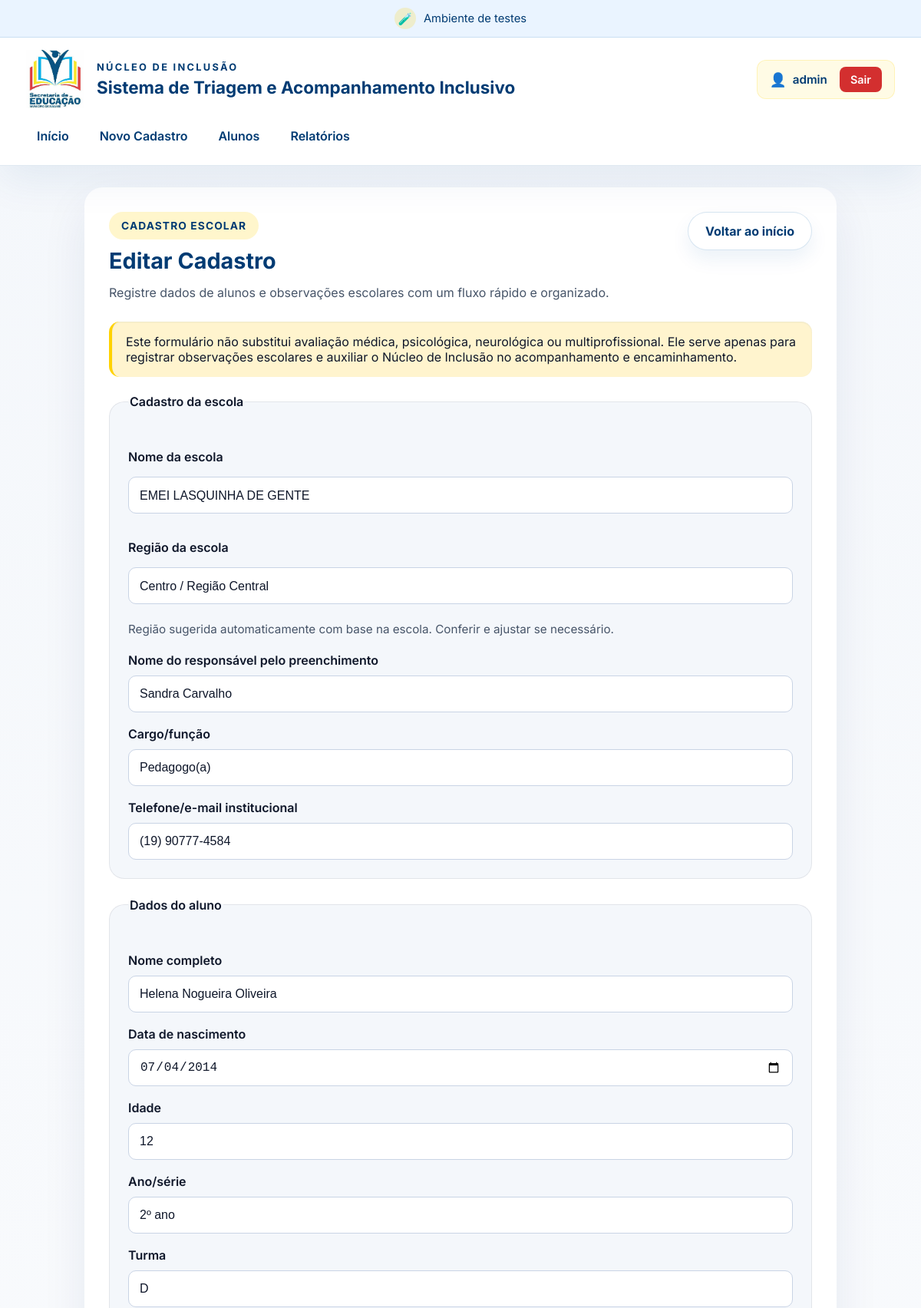
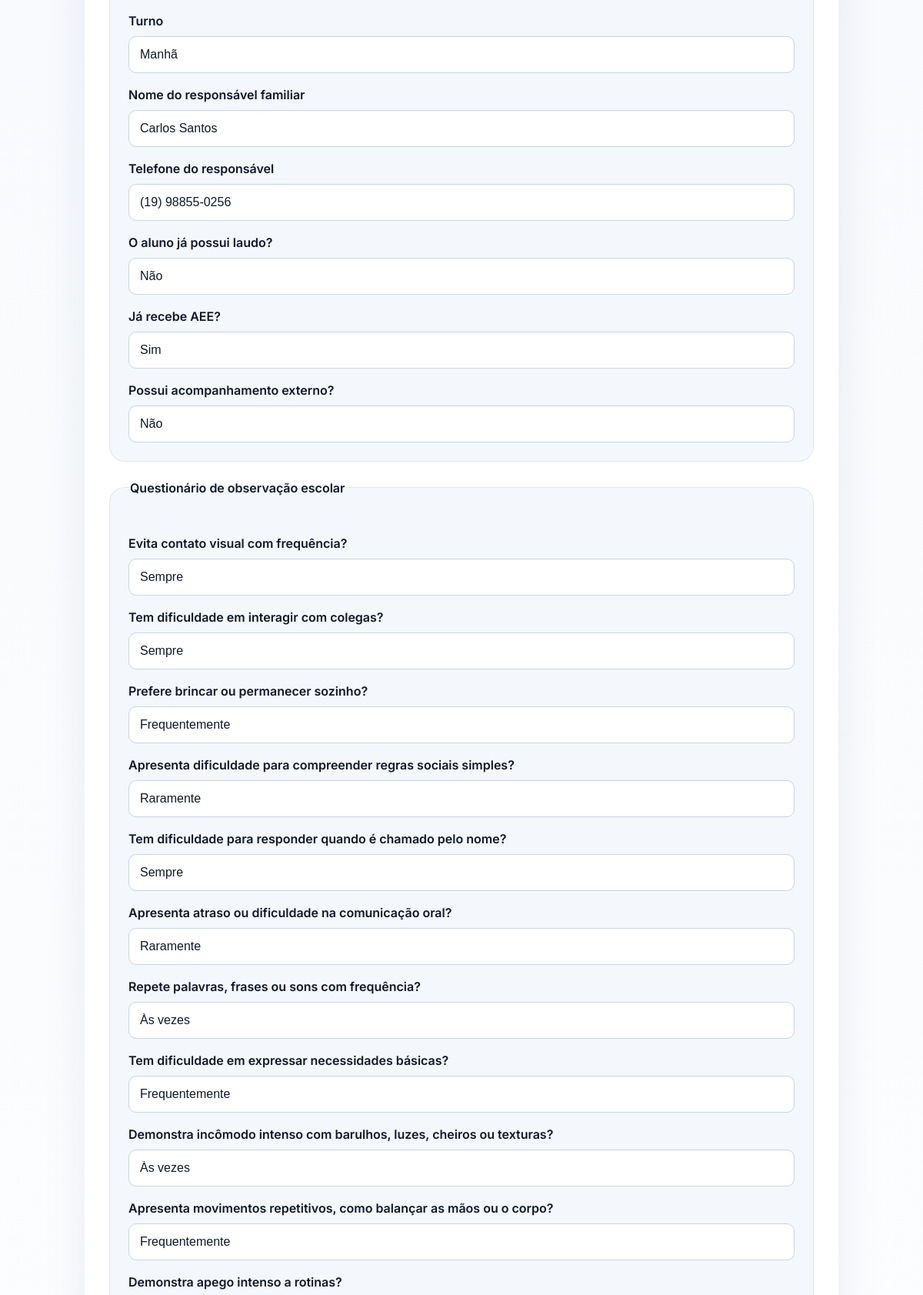
/editar/2 (signed in, upper part), run on the app's committed database (2 pictures, top to bottom).
### tables this page shows
CREATE TABLE alunos (
            id INTEGER PRIMARY KEY AUTOINCREMENT,
            escola_nome TEXT,
            unidade_regiao TEXT,
            responsavel_preenc TEXT,
            cargo_funcao TEXT,
            telefone_email TEXT,
            aluno_nome TEXT,
            data_nascimento TEXT,
            idade TEXT,
            ano_serie TEXT,
            turma TEXT,
            turno TEXT,
            responsavel_familiar TEXT,
            telefone_responsavel TEXT,
            laudo TEXT,
            aee TEXT,
            acompanhamento_externo TEXT,
            contato_visual TEXT,
            dificuldade_interacao TEXT,
            prefere_sozinho TEXT,
            dificuldade_regras TEXT,
            resposta_chamado TEXT,
            comunicacao_oral TEXT,
            repeticao_palavras TEXT,
            expressar_necessidades TEXT,
            incômodo_sensoriais TEXT,
            movimentos_repetitivos TEXT,
            apego_rotinas TEXT,
            irritacao_mudancas TEXT,
            interesses_restritos TEXT,
            crises_sem_causa TEXT,
            dificuldade_concentracao TEXT,
            apoio_constante TEXT,
            seletividade_alimentar TEXT,
            dificuldade_grupo TEXT,
            sensibilidade_toque TEXT,
            familia_alertada TEXT
        , data_cadastro TEXT, status_caso TEXT, nivel_atencao TEXT, sinais_observados TEXT, observacoes_pedagogicas TEXT);

### app.py (the view, shortened to what this page needs)
@app.route("/editar/<int:aluno_id>", methods=["GET", "POST"])
@login_required
def editar(aluno_id):
    conn = get_db_connection()
    aluno = conn.execute("SELECT * FROM alunos WHERE id = ?", (aluno_id,)).fetchone()
    if aluno is None:
        conn.close()
        return redirect(url_for("alunos"))
    conn.close()
    return render_template(
        "cadastro.html",
        titulo="Editar Cadastro",
        aluno=dict(aluno),
        observacoes=OBSERVACOES,
        opcoes=OPCOES_OBSERVACAO,
        aviso=AVISO_IMPORTANTE,
        escolas_municipais=ESCOLAS_MUNICIPAIS,
        regioes=REGIOES_ESCOLAS,
        escola_regiao=ESCOLA_REGIAO,
    )

### app.py (called while the page is built)
def get_db_connection():
    conn = sqlite3.connect(DATABASE)
    conn.row_factory = sqlite3.Row
    return conn

def login_required(f):
    @wraps(f)
    def decorated_function(*args, **kwargs):
        if 'usuario' not in session:
            return redirect(url_for('login'))
        return f(*args, **kwargs)
    return decorated_function

### templates/cadastro.html (shortened to what this page needs)
<!DOCTYPE html>
<html lang="pt-BR">
<head>
    <link rel="stylesheet" href="{{ url_for('static', filename='style.css') }}" />
</head>
<body>
    {% include 'header.html' %}
    <main class="container">
        <section class="form-card">
            <div class="form-header">
                <div>
                    <span class="eyebrow">Cadastro escolar</span>
                    <h2>{{ titulo }}</h2>
                    <p class="section-note">Registre dados de alunos e observações escolares com um fluxo rápido e organizado.</p>
                </div>
                <a class="button secondary" href="{{ url_for('index') }}">Voltar ao início</a>
            </div>
            <p class="warning">{{ aviso }}</p>
            <form method="post">
                <fieldset>
                    <legend>Cadastro da escola</legend>
                    <label for="escola_nome">Nome da escola</label>
                    <select id="escola_nome" name="escola_nome" class="school-select" required>
                        <optgroup label="Escolas Municipais">
                            {% for escola in escolas_municipais %}
                                <option value="{{ escola }}" {% if aluno.get('escola_nome') == escola %}selected{% endif %}>{{ escola }}</option>
                            {% endfor %}
                        </optgroup>
                    </select>
                    <label for="unidade_regiao">Região da escola</label>
                    <select id="unidade_regiao" name="unidade_regiao" class="school-select">
                        {% for regiao in regioes %}
                            <option value="{{ regiao }}" {% if aluno.get('unidade_regiao') == regiao %}selected{% endif %}>{{ regiao }}</option>
                        {% endfor %}
                    </select>
                    <p class="field-note">Região sugerida automaticamente com base na escola. Conferir e ajustar se necessário.</p>
                    <label for="responsavel_preenc">Nome do responsável pelo preenchimento</label>
                    <input id="responsavel_preenc" type="text" name="responsavel_preenc" value="{{ aluno.get('responsavel_preenc', '') }}" />
                    <label for="cargo_funcao">Cargo/função</label>
                    <input id="cargo_funcao" type="text" name="cargo_funcao" value="{{ aluno.get('cargo_funcao', '') }}" />
                    <label for="telefone_email">Telefone/e-mail institucional</label>
                    <input id="telefone_email" type="text" name="telefone_email" value="{{ aluno.get('telefone_email', '') }}" />
                </fieldset>
                <fieldset>
                    <legend>Dados do aluno</legend>
                    <label for="aluno_nome">Nome completo</label>
                    <input id="aluno_nome" type="text" name="aluno_nome" value="{{ aluno.get('aluno_nome', '') }}" required />
                    <label for="data_nascimento">Data de nascimento</label>
                    <input id="data_nascimento" type="date" name="data_nascimento" value="{{ aluno.get('data_nascimento', '') }}" />
                    <label for="idade">Idade</label>
                    <input id="idade" type="text" name="idade" value="{{ aluno.get('idade', '') }}" />
                    <label for="ano_serie">Ano/série</label>
                    <input id="ano_serie" type="text" name="ano_serie" value="{{ aluno.get('ano_serie', '') }}" />
                    <label for="turma">Turma</label>
                    <input id="turma" type="text" name="turma" value="{{ aluno.get('turma', '') }}" />
                    <label for="turno">Turno</label>
                    <input id="turno" type="text" name="turno" value="{{ aluno.get('turno', '') }}" />
                    <label for="responsavel_familiar">Nome do responsável familiar</label>
                    <input id="responsavel_familiar" type="text" name="responsavel_familiar" value="{{ aluno.get('responsavel_familiar', '') }}" />
                    <label for="telefone_responsavel">Telefone do responsável</label>
                    <input id="telefone_responsavel" type="text" name="telefone_responsavel" value="{{ aluno.get('telefone_responsavel', '') }}" />
                    <label for="laudo">O aluno já possui laudo?</label>
                    <select id="laudo" name="laudo">
                        {% for opcao in ['Sim', 'Não', 'Em avaliação'] %}
                            <option value="{{ opcao }}" {% if aluno.get('laudo') == opcao %}selected{% endif %}>{{ opcao }}</option>
                        {% endfor %}
                    </select>
                    <label for="aee">Já recebe AEE?</label>
                    <select id="aee" name="aee">
                        {% for opcao in ['Sim', 'Não'] %}
                            <option value="{{ opcao }}" {% if aluno.get('aee') == opcao %}selected{% endif %}>{{ opcao }}</option>
                        {% endfor %}
                    </select>
                    <label for="acompanhamento_externo">Possui acompanhamento externo?</label>
                    <select id="acompanhamento_externo" name="acompanhamento_externo">
                        {% for opcao in ['Sim', 'Não', 'Não informado'] %}
                            <option value="{{ opcao }}" {% if aluno.get('acompanhamento_externo') == opcao %}selected{% endif %}>{{ opcao }}</option>
                        {% endfor %}
                    </select>
                </fieldset>
                <fieldset>
                    <legend>Questionário de observação escolar</legend>
                    {% for campo, pergunta in observacoes %}
                        <label for="{{ campo }}">{{ pergunta }}</label>
                        <select id="{{ campo }}" name="{{ campo }}">
                            {% for opcao in opcoes %}
                                <option value="{{ opcao }}" {% if aluno.get(campo) == opcao %}selected{% endif %}>{{ opcao }}</option>
                            {% endfor %}
                        </select>
                    {% endfor %}
                </fieldset>
            </form>
        </section>
    </main>
</body>
</html>

### static/style.css (style rules this page uses)
* { box-sizing: border-box; }
html, body { margin: 0; min-height: 100%; }
body { font-family: 'Inter', 'Segoe UI', Tahoma, Geneva, Verdana, sans-serif; background: linear-gradient(180deg, #F4F7FB 0%, #FFFFFF 100%); color: #0F172A; }
a { color: inherit; }
.container { max-width: 1180px; margin: 0 auto; padding: 24px; }
.hero-section, .form-card, .list-card, .detail-card, .info-card, .section-card, .stat-card { background: #FFFFFF; border-radius: 24px; box-shadow: 0 24px 60px rgba(2, 44, 100, 0.08); padding: 32px; }
.eyebrow { display: inline-flex; align-items: center; gap: 10px; padding: 10px 16px; border-radius: 999px; background: rgba(255, 210, 0, 0.2); color: #003B73; font-size: 0.86rem; font-weight: 700; letter-spacing: 0.08em; text-transform: uppercase; }
.info-card h2, .form-card h2, .list-card h2, .detail-card h2, .section-card h3, .stat-card h3 { color: #022C64; }
.warning { background: #FFF4CE; border-left: 4px solid #FFD200; padding: 16px 18px; color: #0F172A; border-radius: 14px; margin-bottom: 22px; box-shadow: inset 0 1px 2px rgba(0, 74, 141, 0.08); }
.button { display: inline-flex; align-items: center; justify-content: center; padding: 14px 22px; border-radius: 999px; text-decoration: none; background: #003B73; color: #FFFFFF; font-weight: 700; border: 1px solid transparent; cursor: pointer; transition: transform 0.2s ease, box-shadow 0.2s ease, background 0.2s ease; }
.button.secondary { background: #FFFFFF; color: #003B73; border-color: rgba(0, 93, 170, 0.16); box-shadow: 0 12px 24px rgba(0, 93, 170, 0.08); }
.form-header, .list-header { display: flex; align-items: flex-start; justify-content: space-between; gap: 20px; margin-bottom: 24px; }
.form-header h2, .list-header h2 { margin: 10px 0 4px; color: #003B73; font-size: 1.8rem; }
.section-note { margin: 10px 0 0; color: #475569; line-height: 1.75; max-width: 780px; }
form label, form legend { display: block; margin-bottom: 10px; margin-top: 18px; font-weight: 600; color: #0F172A; }
input, select, textarea { width: 100%; border: 1px solid rgba(15, 23, 42, 0.15); border-radius: 14px; padding: 14px 16px; font-size: 1rem; color: #0F172A; background: #FFFFFF; transition: border-color 0.2s ease, box-shadow 0.2s ease; }
select { appearance: none; }
.field-note { margin-top: 10px; color: #475569; font-size: 0.94rem; }
form fieldset { border: 1px solid rgba(15, 23, 42, 0.08); border-radius: 20px; padding: 24px; margin: 0 0 24px; }
form legend { font-size: 1rem; }
input, select, textarea { width: 100%; min-height: 48px; padding: 12px 14px; font-size: 16px; border-radius: 10px; border: 1px solid #c9d4e5; box-sizing: border-box; background: #ffffff; color: #0f172a; }
.school-select { width: 100%; min-height: 48px; border: 1px solid #c9d4e5; border-radius: 10px; padding: 12px 14px; font-size: 16px; background: #ffffff; color: #0f172a; margin-top: 6px; margin-bottom: 16px; }
button, .button { min-height: 48px; }
.form-card { max-width: 980px; margin: 0 auto; }
.container { max-width: 1180px; padding: 28px 24px; }
.field-note { margin: 6px 0 18px; color: #475569; font-size: 0.95rem; line-height: 1.5; }
fieldset { border: 1px solid #D7E6F7; border-radius: 18px; padding: 22px; margin-bottom: 24px; background: #F4F7FB; }
legend { font-size: 1.05rem; color: #004A8D; }

### data on the page
alunos: escola_nome "EMEI LASQUINHA DE GENTE", unidade_regiao "Centro / Região Central", responsavel_preenc "Sandra Carvalho", cargo_funcao "Pedagogo(a)", telefone_email "(19) 90777-4584", aluno_nome "Helena Nogueira Oliveira", data_nascimento "07/04/2014", idade "12", ano_serie "2º ano", turno "Manhã", responsavel_familiar "Carlos Santos", telefone_responsavel "(19) 98855-0256", laudo "Não", aee "Sim", acompanhamento_externo "Não", contato_visual "Sempre" "Sempre" "Frequentemente" "Raramente" "Sempre" "Raramente" "Às vezes" "Frequentemente" "Às vezes" "Frequentemente"

### other printed values
{{ session.get('usuario', 'Usuário') }} "admin"
{{ titulo }} "Editar Cadastro"
{{ pergunta }} "Evita contato visual com frequência?" "Tem dificuldade em interagir com colegas?" "Prefere brincar ou permanecer sozinho?" "Apresenta dificuldade para compreender regras sociais simples?" "Tem dificuldade para responder quando é chamado pelo nome?" "Apresenta atraso ou dificuldade na comunicação oral?" "Repete palavras, frases ou sons com frequência?" "Tem dificuldade em expressar necessidades básicas?" "Demonstra incômodo intenso com barulhos, luzes, cheiros ou texturas?" "Apresenta movimentos repetitivos, como balançar as mãos ou o corpo?" "Demonstra apego intenso a rotinas?"
